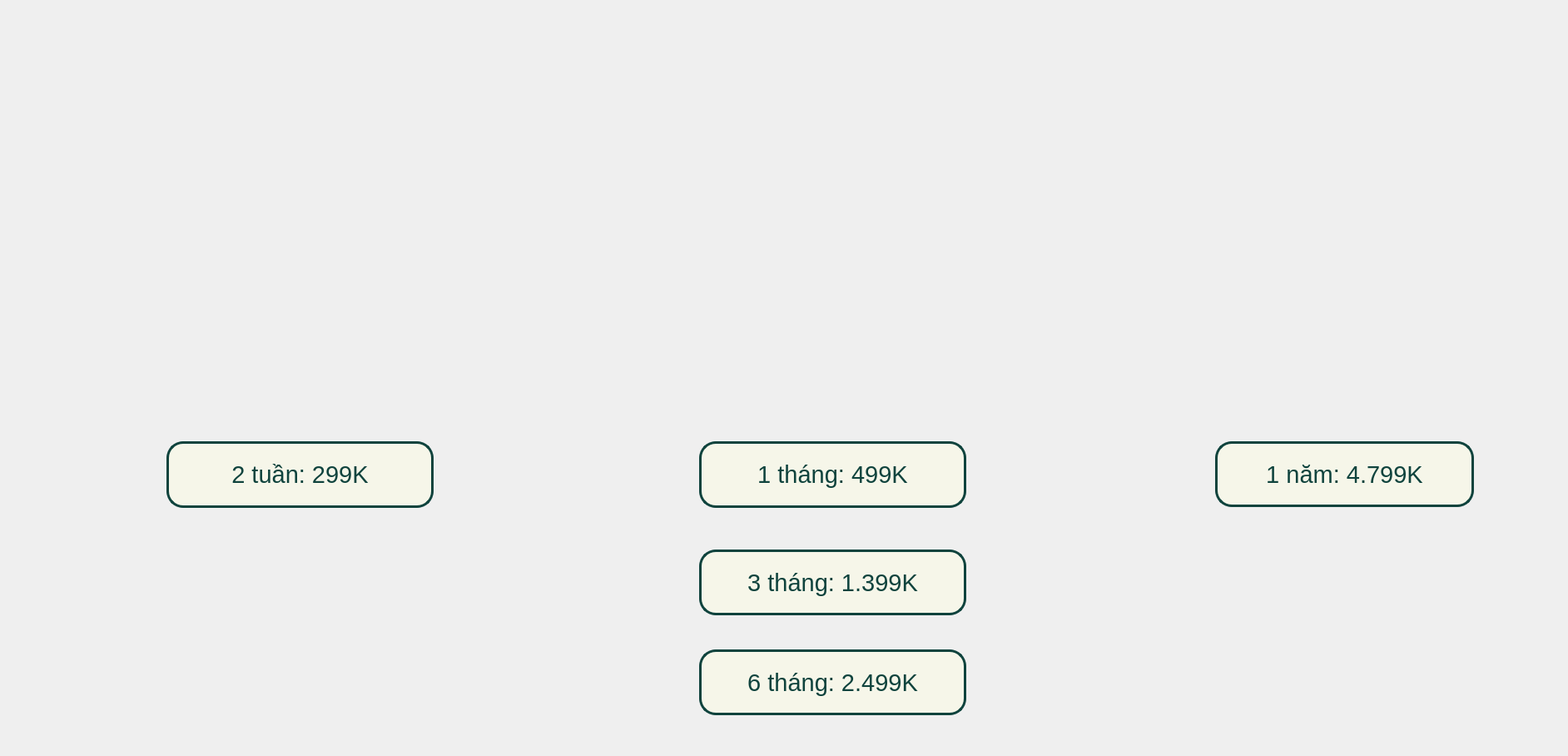
<?xml version="1.0" encoding="UTF-8"?>
<ui version="4.0">
 <class>MainWindow</class>
 <widget class="QMainWindow" name="MainWindow">
  <property name="geometry">
   <rect>
    <x>0</x>
    <y>0</y>
    <width>1884</width>
    <height>908</height>
   </rect>
  </property>
  <property name="windowTitle">
   <string>MainWindow</string>
  </property>
  <property name="styleSheet">
   <string notr="true">QMainWindow{
border-image:url(:/pic/Registration.png);
background-iamge:rgb(0,255,255);}</string>
  </property>
  <widget class="QWidget" name="centralwidget">
   <property name="styleSheet">
    <string notr="true"/>
   </property>
   <widget class="QPushButton" name="pushButtonBathang">
    <property name="geometry">
     <rect>
      <x>840</x>
      <y>660</y>
      <width>321</width>
      <height>79</height>
     </rect>
    </property>
    <property name="maximumSize">
     <size>
      <width>900</width>
      <height>80</height>
     </size>
    </property>
    <property name="font">
     <font>
      <family>MS Shell Dlg 2</family>
      <pointsize>22</pointsize>
      <weight>50</weight>
      <italic>false</italic>
      <bold>false</bold>
     </font>
    </property>
    <property name="styleSheet">
     <string notr="true">color:#0f433d;
background-color: #f6f6e9;
font: 22pt &quot;MS Shell Dlg 2&quot;;
border-radius: 20px;
border: 3px solid  #0f433d;</string>
    </property>
    <property name="text">
     <string>3 tháng: 1.399K</string>
    </property>
   </widget>
   <widget class="QPushButton" name="pushButtonSauthang">
    <property name="geometry">
     <rect>
      <x>840</x>
      <y>780</y>
      <width>321</width>
      <height>79</height>
     </rect>
    </property>
    <property name="maximumSize">
     <size>
      <width>900</width>
      <height>80</height>
     </size>
    </property>
    <property name="font">
     <font>
      <family>MS Shell Dlg 2</family>
      <pointsize>22</pointsize>
      <weight>50</weight>
      <italic>false</italic>
      <bold>false</bold>
     </font>
    </property>
    <property name="styleSheet">
     <string notr="true">color:#0f433d;
background-color: #f6f6e9;
font: 22pt &quot;MS Shell Dlg 2&quot;;
border-radius: 20px;
border: 3px solid  #0f433d;</string>
    </property>
    <property name="text">
     <string>6 tháng: 2.499K</string>
    </property>
   </widget>
   <widget class="QPushButton" name="pushButtonMotnam">
    <property name="geometry">
     <rect>
      <x>1460</x>
      <y>530</y>
      <width>311</width>
      <height>79</height>
     </rect>
    </property>
    <property name="maximumSize">
     <size>
      <width>900</width>
      <height>80</height>
     </size>
    </property>
    <property name="font">
     <font>
      <family>MS Shell Dlg 2</family>
      <pointsize>22</pointsize>
      <weight>50</weight>
      <italic>false</italic>
      <bold>false</bold>
     </font>
    </property>
    <property name="styleSheet">
     <string notr="true">color:#0f433d;
background-color: #f6f6e9;
font: 22pt &quot;MS Shell Dlg 2&quot;;
border-radius: 20px;
border: 3px solid  #0f433d;</string>
    </property>
    <property name="text">
     <string>1 năm: 4.799K</string>
    </property>
   </widget>
   <widget class="QPushButton" name="pushButtonMotthang">
    <property name="geometry">
     <rect>
      <x>840</x>
      <y>530</y>
      <width>321</width>
      <height>80</height>
     </rect>
    </property>
    <property name="maximumSize">
     <size>
      <width>900</width>
      <height>80</height>
     </size>
    </property>
    <property name="font">
     <font>
      <family>MS Shell Dlg 2</family>
      <pointsize>22</pointsize>
      <weight>50</weight>
      <italic>false</italic>
      <bold>false</bold>
     </font>
    </property>
    <property name="styleSheet">
     <string notr="true">color:#0f433d;
background-color: #f6f6e9;
font: 22pt &quot;MS Shell Dlg 2&quot;;
border-radius: 20px;
border: 3px solid  #0f433d;</string>
    </property>
    <property name="text">
     <string>1 tháng: 499K</string>
    </property>
   </widget>
   <widget class="QPushButton" name="pushButtonHaituan">
    <property name="geometry">
     <rect>
      <x>200</x>
      <y>530</y>
      <width>321</width>
      <height>80</height>
     </rect>
    </property>
    <property name="maximumSize">
     <size>
      <width>900</width>
      <height>80</height>
     </size>
    </property>
    <property name="font">
     <font>
      <family>MS Shell Dlg 2</family>
      <pointsize>22</pointsize>
      <weight>50</weight>
      <italic>false</italic>
      <bold>false</bold>
     </font>
    </property>
    <property name="styleSheet">
     <string notr="true">color:#0f433d;
background-color: #f6f6e9;
font: 22pt &quot;MS Shell Dlg 2&quot;;
border-radius: 20px;
border: 3px solid  #0f433d;</string>
    </property>
    <property name="text">
     <string>2 tuần: 299K</string>
    </property>
   </widget>
  </widget>
  <widget class="QMenuBar" name="menubar">
   <property name="geometry">
    <rect>
     <x>0</x>
     <y>0</y>
     <width>1884</width>
     <height>26</height>
    </rect>
   </property>
  </widget>
 </widget>
 <resources>
  <include location="../../images/images.qrc"/>
 </resources>
 <connections/>
</ui>
